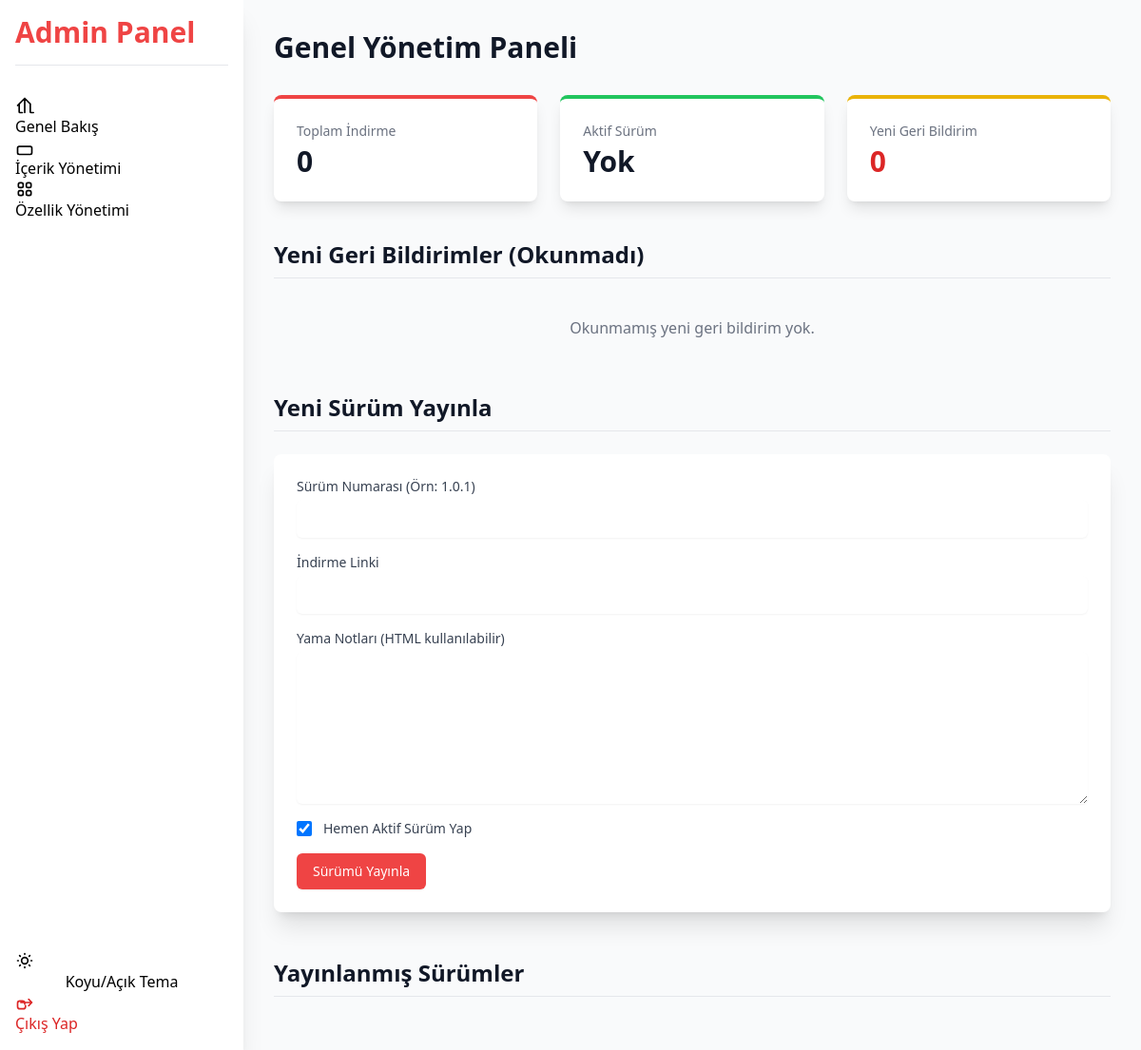
The app's page /admin/dashboard (signed in), older data.
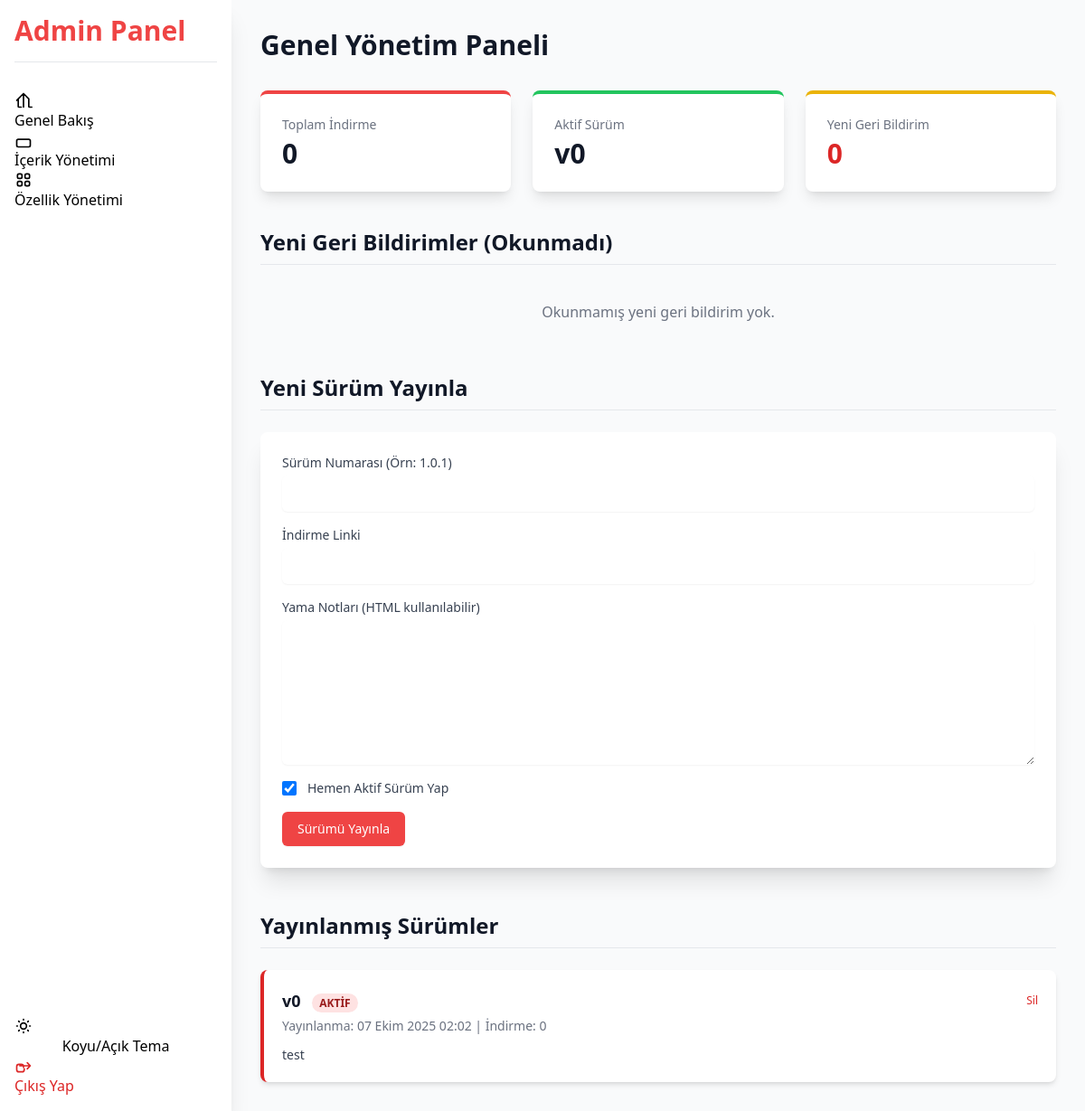
The same page, newer data.
### app.py (models this page shows)
class Version(db.Model):
    id = db.Column(db.Integer, primary_key=True)
    version_number = db.Column(db.String(20), unique=True, nullable=False)
    release_date = db.Column(db.DateTime, default=datetime.utcnow)
    patch_notes = db.Column(db.Text, nullable=False)
    download_url = db.Column(db.String(500), nullable=False)
    is_active = db.Column(db.Boolean, default=True)
    download_count = db.Column(db.Integer, default=0)

### app.py (the view)
@app.route('/admin')
@app.route('/admin/dashboard')
@login_required
def admin_dashboard():
    all_versions = Version.query.order_by(Version.release_date.desc()).all()
    latest_version = Version.query.filter_by(is_active=True).order_by(Version.release_date.desc()).first()
    total_downloads_val = db.session.query(db.func.sum(Version.download_count)).scalar() or 0
    unprocessed_feedback = Feedback.query.filter_by(is_read=False).order_by(Feedback.timestamp.desc()).all()
    return render_template('admin_dashboard.html',
                           all_versions=all_versions,
                           latest_version=latest_version,
                           total_downloads=total_downloads_val,
                           unprocessed_feedback=unprocessed_feedback)

### app.py (called while the page is built)
@app.template_filter('ist_time')
def ist_time_filter(dt, format='medium'):
    if dt is None:
        return ""
    try:
        dt_ist = pytz.utc.localize(dt).astimezone(ISTANBUL_TZ)
        return format_datetime(dt_ist, format='dd MMMM yyyy HH:mm', locale='tr')
    except Exception:
        return dt.strftime('%Y-%m-%d %H:%M')

@login_manager.user_loader
def load_user(user_id):
    return User.query.get(int(user_id))

@app.context_processor
def inject_global_data():
    content_map = {c.key_name: c.content for c in SiteContent.query.all()}
    status = ServiceStatus.query.first()
    app_features = AppFeature.query.order_by(AppFeature.order).all()
    total_downloads = db.session.query(db.func.sum(Version.download_count)).scalar() or 0
    return {
        'site_content': content_map,
        'service_status': status,
        'app_features': app_features,
        'total_downloads': total_downloads
    }

### templates/admin_dashboard.html (shortened to what the changed rows need)
<!DOCTYPE html>
<html lang="tr">
<head>
    <script src="https://cdn.tailwindcss.com"></script>
</head>
<body class="bg-gray-50 dark:bg-gray-900 transition-colors duration-300">
    <div class="flex h-screen">
        <aside class="w-64 bg-white dark:bg-gray-800 shadow-xl p-4 flex flex-col justify-between">
            <div>
                <h1 class="text-3xl font-bold accent-text mb-8 border-b pb-4">Admin Panel</h1>
            </div>
        </aside>
        <main class="flex-1 overflow-y-auto p-8">
            {% block admin_content %}
            <h1 class="text-3xl font-extrabold text-gray-900 dark:text-white mb-8">Genel Yönetim Paneli</h1>
            <div class="grid grid-cols-1 md:grid-cols-3 gap-6 mb-10">
                <div class="bg-white dark:bg-gray-800 p-6 rounded-lg shadow-lg border-t-4 border-green-500">
                    <p class="text-sm font-medium text-gray-500 dark:text-gray-400">Aktif Sürüm</p>
                    <p class="text-3xl font-bold text-gray-900 dark:text-white mt-1">{% if latest_version %}v{{ latest_version.version_number }}{% else %}Yok{% endif %}</p>
                </div>
            </div>
            <h2 class="text-2xl font-bold text-gray-900 dark:text-white mb-6 border-b pb-2">Yeni Geri Bildirimler (Okunmadı)</h2>
            <h2 class="text-2xl font-bold text-gray-900 dark:text-white mb-6 border-b pb-2">Yeni Sürüm Yayınla</h2>
            <h2 class="text-2xl font-bold text-gray-900 dark:text-white mt-12 mb-6 border-b pb-2">Yayınlanmış Sürümler</h2>
            <div class="space-y-4">
                {% for version in all_versions %}
                <div class="bg-white dark:bg-gray-800 p-5 rounded-lg shadow-md flex justify-between items-start {% if version.is_active %} border-l-4 border-red-600 {% else %} border-l-4 border-gray-400 {% endif %}">
                    <div>
                        <p class="text-lg font-bold text-gray-900 dark:text-white">v{{ version.version_number }} {% if version.is_active %}<span class="ml-2 text-xs font-semibold px-2 py-0.5 rounded-full bg-red-100 text-red-800">AKTİF</span>{% endif %}</p>
                        <p class="text-sm text-gray-500 dark:text-gray-400 mt-1">Yayınlanma: {{ version.release_date | ist_time }} | İndirme: {{ version.download_count }}</p>
                        <div class="mt-3 text-sm text-gray-700 dark:text-gray-300 prose prose-sm dark:prose-invert max-w-none">{{ version.patch_notes | safe }}</div>
                    </div>
                    <form method="POST" action="{{ url_for('admin_delete_version', version_id=version.id) }}" onsubmit="return confirm('Sürüm v{{ version.version_number }} silinecek. Emin misiniz?');">
                        <button type="submit" class="text-xs text-red-600 dark:text-red-400 hover:text-red-500 font-medium">Sil</button>
                    </form>
                </div>
                {% endfor %}
            </div>
            {% endblock %}
        </main>
    </div>
</body>
</html>

Row changes from the older to the newer data that the page shows:
added Version: version_number "0", is_active "AKTİF", release_date|ist_time "07 Ekim 2025 02:02", download_count "0", patch_notes "test"
Text that changed along with them:
text no longer shown: "Yok"
text now shown: "v"
